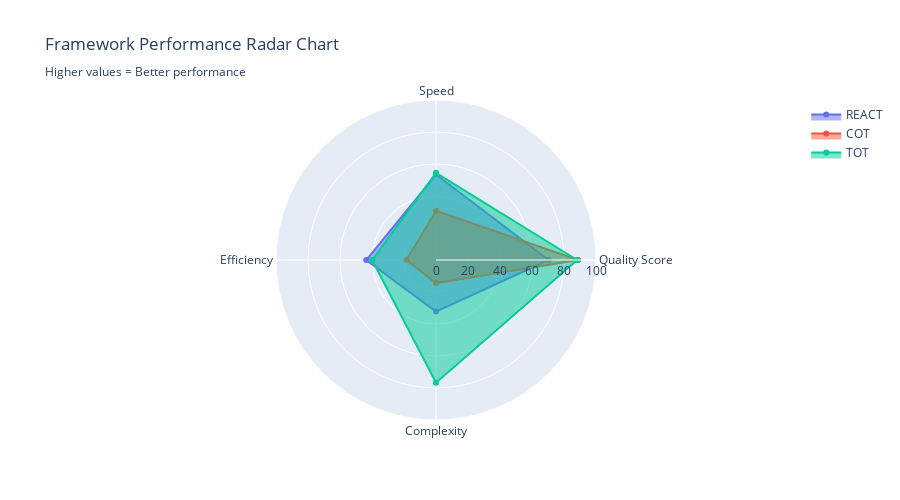

Source (notebook cell):
### Markdown cell above
## Experiment Execution

### 🚀 Performance Metrics Deep Dive

### Code cell
# Construct all_tasks from df
all_tasks = {}
for ttype in df['task_type'].unique():
    all_tasks[ttype] = [
        type('Task', (), {
            'id': row['task_id'],
            'title': f"{row['task_type']} ({row['task_id']})"
        })()
        for _, row in df[df['task_type'] == ttype].iterrows()
    ]

def run_experiment(demo_mode=True, runs_per_task=3):
    """Run the complete experiment."""
    results = []
    
    if demo_mode:
        print("🔸 DEMO MODE: Generating mock results (no API calls)")
        
        # Generate realistic mock data
        for task_type, tasks in all_tasks.items():
            task = tasks[0]
            for framework in frameworks:
                for run in range(runs_per_task):
                    # Realistic mock metrics
                    base_scores = {'react': 80, 'cot': 75, 'tot': 85}
                    base_times = {'react': 2.5, 'cot': 1.8, 'tot': 3.2}
                    base_tokens = {'react': 850, 'cot': 650, 'tot': 1200}
                    
                    score = base_scores[framework] + (run * 2) + (hash(task.id) % 10 - 5)
                    
                    result = ExperimentResult(
                        timestamp=datetime.now().isoformat(),
                        framework=framework,
                        task_id=task.id,
                        task_type=task_type,
                        run_number=run + 1,
                        success=True,
                        tokens_used=base_tokens[framework] + (run * 50),
                        execution_time=base_times[framework] + (run * 0.3),
                        memory_usage=8.5 + (run * 0.2),
                        reasoning_steps=5 + run,
                        final_answer=f"Mock {framework.upper()} solution for {task.title} (Run {run+1}): This is a comprehensive response demonstrating the framework's approach...",
                        intermediate_steps=[f"Step {i+1}: {framework} reasoning step" for i in range(3+run)],
                        validation_score=max(60, min(100, score)),
                        validation_passed=score >= 70,
                        validation_issues=[] if score >= 70 else ["Mock validation issue"],
                        error_message=None
                    )
                    results.append(result)
    else:
        print("🔴 LIVE MODE: Making real API calls")
        # Import and use the real experiment runner
        from run_experiment import ExperimentRunner
        runner = ExperimentRunner(model_name=MODEL, runs_per_task=runs_per_task)
        results = runner.run_framework_comparison()
    
    print(f"\n✅ Experiment completed: {len(results)} results")
    return results

# Run the experiment
experiment_results = run_experiment(demo_mode=DEMO_MODE)

# 2. Performance Metrics Analysis
if df is not None:
    # Create radar chart for framework comparison
    frameworks = df['framework'].unique()
    metrics = ['validation_score', 'execution_time', 'tokens_used', 'reasoning_steps']
    
    # Normalize metrics for radar chart (0-100 scale)
    df_normalized = df.copy()
    df_normalized['execution_time_norm'] = 100 - (df['execution_time'] / df['execution_time'].max() * 100)  # Invert: faster = better
    df_normalized['tokens_used_norm'] = 100 - (df['tokens_used'] / df['tokens_used'].max() * 100)  # Invert: fewer = better
    df_normalized['reasoning_steps_norm'] = df['reasoning_steps'] / df['reasoning_steps'].max() * 100  # More steps can be better
    
    # Create radar chart
    fig = go.Figure()
    
    for framework in frameworks:
        subset = df_normalized[df_normalized['framework'] == framework]
        values = [
            subset['validation_score'].mean(),
            subset['execution_time_norm'].mean(),
            subset['tokens_used_norm'].mean(),
            subset['reasoning_steps_norm'].mean()
        ]
        
        fig.add_trace(go.Scatterpolar(
            r=values + [values[0]],  # Close the polygon
            theta=['Quality Score', 'Speed', 'Efficiency', 'Complexity'] + ['Quality Score'],
            fill='toself',
            name=framework.upper(),
            line=dict(width=2)
        ))
    
    fig.update_layout(
        polar=dict(
            radialaxis=dict(
                visible=True,
                range=[0, 100]
            )),
        showlegend=True,
        title="Framework Performance Radar Chart<br><sub>Higher values = Better performance</sub>",
        height=500
    )
    
    fig.show()
    
    # Create detailed metrics comparison
    print("\n📊 DETAILED PERFORMANCE METRICS")
    print("=" * 50)
    
    metrics_summary = df.groupby('framework').agg({
        'validation_score': 'mean',
        'execution_time': 'mean', 
        'tokens_used': 'mean',
        'reasoning_steps': 'mean',
        'validation_passed': 'mean'
    }).round(2)
    
    # Add efficiency score (quality/time ratio)
    metrics_summary['efficiency'] = (metrics_summary['validation_score'] / metrics_summary['execution_time']).round(2)
    
    display(metrics_summary.style.highlight_max(axis=0, subset=['validation_score', 'efficiency', 'validation_passed'])
                                .highlight_min(axis=0, subset=['execution_time', 'tokens_used'])
                                .format({'validation_passed': '{:.1%}'}))
    
else:
    print("❌ No data available for performance analysis")

### Figure 1 — Plotly figure (JSON) as saved in the notebook; plotly's stock layout.template omitted (floating-point values rounded to 4 significant figures)
{"data": [{"fill": "toself", "line": {"width": 2}, "name": "REACT", "r": [70.39, 53.39, 43.56, 32.22, 70.39], "theta": ["Quality Score", "Speed", "Efficiency", "Complexity", "Quality Score"], "type": "scatterpolar"}, {"fill": "toself", "line": {"width": 2}, "name": "COT", "r": [88.67, 30.79, 18.47, 14.44, 88.67], "theta": ["Quality Score", "Speed", "Efficiency", "Complexity", "Quality Score"], "type": "scatterpolar"}, {"fill": "toself", "line": {"width": 2}, "name": "TOT", "r": [88.22, 54.51, 39.88, 76.67, 88.22], "theta": ["Quality Score", "Speed", "Efficiency", "Complexity", "Quality Score"], "type": "scatterpolar"}], "layout": {"height": 500, "polar": {"radialaxis": {"range": [0, 100], "visible": true}}, "showlegend": true, "title": {"text": "Framework Performance Radar Chart<br><sub>Higher values = Better performance</sub>"}}}
